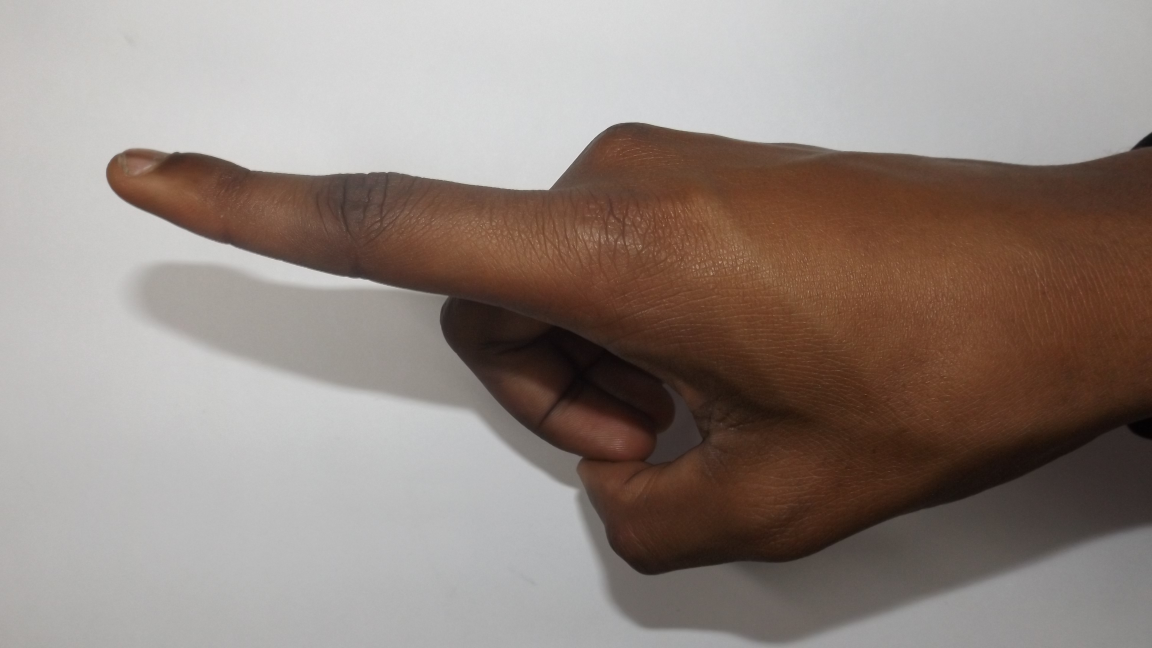
#> input picture data/1.JPG, 4608 x 2592 px, given as the content of the folder Dataset_0-5/men/0, which was not available (shown at 1/4 size)
$ jupyter execute --allow-errors project.ipynb   (older library calls are emulated)   (text cells are left out)
#> lines starting #> are read from the running program, lines starting #| are printed output that depends on the picture; pictures that were not available may be replaced by others from this repository, and a replacement may not be noted
[cell 1]
# Import necessary libraries
import os
import cv2
import numpy as np
import matplotlib.pyplot as plt
import sklearn.svm as svm
import sklearn.neighbors as nn
from sklearn.ensemble import RandomForestClassifier
from sklearn.model_selection import train_test_split
from sklearn.metrics import accuracy_score
import random

# Define a list to store the labels
labels = []
def load_data(data_dir):
    # Define the image size for preprocessing
#> called with data_dir = 'Dataset_0-5/'
    img_size = (200, 200)
    genders = ['men', 'Women']
    # Define the label names and corresponding integer values
    label_names = ['0', '1', '2', '3', '4', '5']
    label_dict = {label_names[i]: i for i in range(len(label_names))}

    # Initialize empty lists for the images and labels
    images = []

    # Loop over the gender folders
    for gender in genders:
        gender_dir = os.path.join(data_dir, gender)
        # Loop over the label names
        for label_name in label_names:
            # Get the path to the label folder
            label_dir = os.path.join(gender_dir, label_name)
            # Loop over the images in the label folder
            for file_name in os.listdir(label_dir):
                # Get the path to the image file
                file_path = os.path.join(label_dir, file_name)
                # Load the image file and preprocess it
                img = cv2.imread(file_path)
#> img is the input picture: shape (2592, 4608, 3); mean B, G, R 127.4, 134.1, 146.6
                if img is None:
                    continue

                img_resized = cv2.resize(img, img_size)
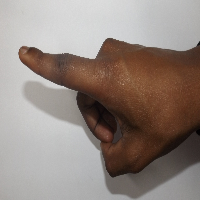
#> img_resized: shape (200, 200, 3); mean B, G, R 127.3, 134, 146.5
                img_normalized = img_resized / 255.0
                # Append the preprocessed image and corresponding label to the lists
                images.append(img_normalized)
                labels.append(label_dict[label_name])
#> pass 2 of the loop in load_data, `for gender in genders:`:

    # Convert the image and label lists to numpy arrays
    X_train = np.array(images)
    y_train = np.array(labels)

    return X_train, y_train

[cell 2]
# Load the data
X_train, y_train = load_data('Dataset_0-5/')
print(len(y_train))

[cell 3]
# Define a function to remove shadows from an image
def remove_shadows(image):
    # convert to LAB color space
    lab = cv2.cvtColor(image, cv2.COLOR_BGR2LAB)
    # split the LAB channels
    l, a, b = cv2.split(lab)
    # apply the Retinex algorithm to the L channel
    # set the gain to 128 for best results
    l = cv2.createCLAHE(clipLimit=1, tileGridSize=(3,3)).apply(l)
    # merge the LAB channels back together
    lab = cv2.merge((l,a,b))
    # convert back to BGR color space
    result = cv2.cvtColor(lab, cv2.COLOR_LAB2BGR)
    return result

[cell 4]
# Define a function to preprocess images using thresholding
def preprocess_images_thresh(images):
    X_processed = []
    light_skin = np.array([8, 50, 50],np.uint8)
    dark_skin = np.array([50, 255, 255],np.uint8)
    for i in range(len(images)):
        img = images[i]
        img = cv2.normalize(img, None, 0, 255, cv2.NORM_MINMAX, cv2.CV_8U)
        blur_img = cv2.GaussianBlur(img,(5,5),0)
        denoised_img = cv2.fastNlMeansDenoisingColored(blur_img,None,3,3,7,21)
        # Convert the denoised image to HSV color space
        hsv_img = cv2.cvtColor(denoised_img,cv2.COLOR_BGR2HSV)
        # Threshold the image based on skin color
        frame_threshed = cv2.inRange(hsv_img, light_skin, dark_skin)
        # Append the thresholded image to the processed images list
        X_processed.append(frame_threshed)
#> this loop made 12 passes
#> pass 1, in preprocess_images_thresh, `img = cv2.normalize(img, None, 0, 255, cv2.NORM_MINMAX, cv2.CV_8U)`:
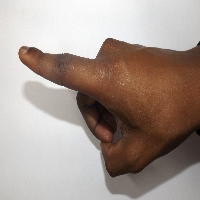
#> img: shape (200, 200, 3); mean of channels 0, 1, 2 145.2, 153, 167.5; drawn as B, G, R
#> pass 1, in preprocess_images_thresh, `denoised_img = cv2.fastNlMeansDenoisingColored(blur_img,None,3,3,7,21)`:
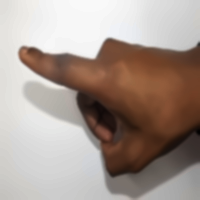
#> denoised_img: shape (200, 200, 3); mean of channels 0, 1, 2 144.8, 152.8, 167.2; drawn as B, G, R
    # Convert the processed images list to a numpy array
    X_processed = np.array(X_processed)
    return X_processed

[cell 5]
def preprocess_images_blurred(images):
    X_processed = []
    for i in range(len(images)):
        img = images[i]
        img = cv2.normalize(img, None, 0, 255, cv2.NORM_MINMAX, cv2.CV_8U)
        gray = cv2.cvtColor(img, cv2.COLOR_BGR2GRAY)
        blurred_input = cv2.medianBlur(gray,5)
        X_processed.append(blurred_input)

    X_processed = np.array(X_processed)
    return X_processed

[cell 6]
# Preprocess the training images using thresholding
X_train_processed = preprocess_images_thresh(X_train)
# Visualize the processed images
#> (the rest of this cell did not finish here and is left out)

#> (a cell that did not finish here is left out)

#> (a cell that did not finish here is left out)

[cell 9]
from skimage.feature import hog
from skimage import exposure

# Define a function to extract Hu Moments as a feature from grayscale images
def extract_hu_moments(grayscale_img):
    moments = cv2.moments(grayscale_img)
    hu_moments = cv2.HuMoments(moments).flatten()
    # Log-scale the Hu moments to make them more invariant to changes in scale
    log_hu_moments = -np.sign(hu_moments) * np.log10(np.abs(hu_moments))
    # Return only the first two Hu moments
    return log_hu_moments[:2].flatten()

# Preprocess the images to extract features using HOG
X_hog = []
for i in range(len(X_train)):
    img = X_train[i]
    img = cv2.normalize(img, None, 0, 255, cv2.NORM_MINMAX, cv2.CV_8U)
    gray = cv2.cvtColor(img, cv2.COLOR_BGR2GRAY)
    blurred_input = cv2.medianBlur(gray,5)
    X_hog.append(blurred_input)
#> this loop made 12 passes
#> pass 1, `gray = cv2.cvtColor(img, cv2.COLOR_BGR2GRAY)`:
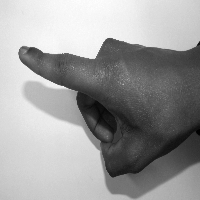
#> gray: shape (200, 200); min 1, max 255, mean 156.4

X_hog = np.array(X_hog)

# Placeholder feature descriptors to store the features
feature_descriptor = []
hog_imgs = []

# Extract HOG features from the preprocessed images
for i in range(0,len(X_hog)):
    feature_descriptor_i = hog(X_hog[i], orientations=9, pixels_per_cell=(10, 10),
                	cells_per_block=(2, 2), visualize=False)
    feature_descriptor.append(feature_descriptor_i)

[cell 10]
from sklearn.svm import SVC
from sklearn.model_selection import GridSearchCV
import pickle

# Split the data into training and testing sets
x_fit, x_test, y_fit, y_test = train_test_split(feature_descriptor, y_train, test_size=0.25)

# Initialize an SVM classifier with specified hyperparameters
clf = SVC(kernel='rbf',C=100,gamma=0.001)

# Fit the training data to the classifier
clf = clf.fit(x_fit,y_fit)

# Persist the model's state so that it can be loaded and used later without having to retrain it.
# To save time and resources by avoiding the need to retrain the model every time it needs to be used.
with open("model.pkl","wb") as PickleFile:
    pickle.dump(clf,PickleFile)

# Predict the labels for the test data
pred_y = clf.predict(x_test)

# Calculate the accuracy of the classifier
accuracy = accuracy_score(y_test,pred_y)

# Print the accuracy
print('Accuracy: {} % '. format(accuracy * 100))

[cell 11]
params_grid = {'C': [0.001, 0.01, 0.1, 1, 10, 100],
          'gamma': [0.0001, 0.001, 0.01, 0.1],
          'kernel':['linear','rbf'] }

#Create the GridSearchCV object
grid_clf = GridSearchCV(SVC(class_weight='balanced'), params_grid,verbose=3,refit=True)

#Fit the data with the best possible parameters
#> (the rest of this cell did not finish here and is left out)

[cell 12]
import os
import cv2
import numpy as np
import matplotlib.pyplot as plt
import sklearn.svm as svm
import sklearn.neighbors as nn
from skimage.feature import hog
from skimage import exposure
from sklearn.model_selection import train_test_split
from sklearn.metrics import accuracy_score
import pickle
import time

directory = 'data/'
with open("model.pkl", "rb") as f:
   retrieved_model = pickle.load(f)

# Extract HOG features from the preprocessed images
def preprocess_hog(img):
      img_resized = cv2.resize(img, (200,200))
      img_normalized = cv2.normalize(img_resized, None, 0, 255, cv2.NORM_MINMAX, cv2.CV_8U)
      gray = cv2.cvtColor(img_normalized, cv2.COLOR_BGR2GRAY)
      blurred_input = cv2.medianBlur(gray,5)
      return blurred_input

results=[]
durations=[]
for filename in os.listdir(directory):
    f = os.path.join(directory, filename)
    if os.path.isfile(f):
        img = cv2.imread(f)
        if img is None:
          continue
        else:
           start=time.time()
           feature_descriptor_i = hog( preprocess_hog(img), orientations=9, pixels_per_cell=(10, 10),
                	cells_per_block=(2, 2), visualize=False)
#> feature_descriptor_i = 12996 values, max 0.872 at index 4155, min 0 at index 3, mean 0.103
           prediction=retrieved_model.predict(feature_descriptor_i.reshape(1,-1))
#> prediction = [3]
           end=time.time()
           duration=round(end-start,3)
           durations.append(duration)
           results.append(prediction)
#> pass 2 of the loop `for filename in os.listdir(directory):`:
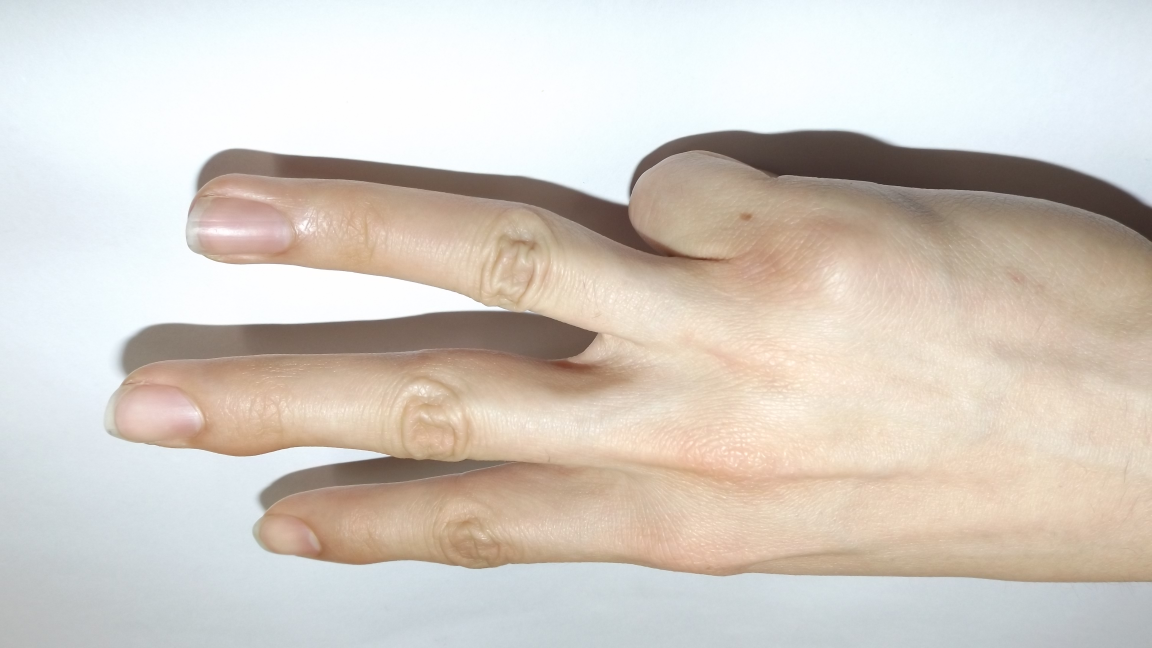
#> input picture data/3.JPG, 4608 x 2592 px (shown at 1/4 size)
#> img is the input picture: shape (2592, 4608, 3); mean B, G, R 195.9, 204.3, 212
#> in preprocess_hog (call 2), `img_normalized = cv2.normalize(img_resized, None, 0, 255, cv2.NORM_MIN..`:
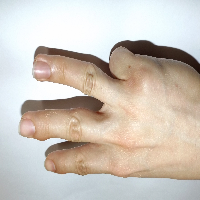
#> img_normalized: shape (200, 200, 3); mean B, G, R 187.1, 196.7, 205.5
#> in preprocess_hog (call 2), `gray = cv2.cvtColor(img_normalized, cv2.COLOR_BGR2GRAY)`:
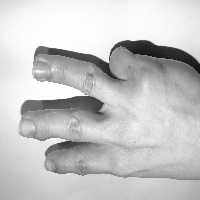
#> gray: shape (200, 200); min 13, max 254, mean 198.3
#> feature_descriptor_i = 12996 values, max 0.957 at index 1894, min 0 at index 1, mean 0.107

results=np.asarray(results)
#> results = [3, 3]
durations=np.asarray(durations)
np.savetxt('result.txt', results, fmt='%d', delimiter='\n')
np.savetxt('time.txt', durations, fmt='%.3f', delimiter='\n')
